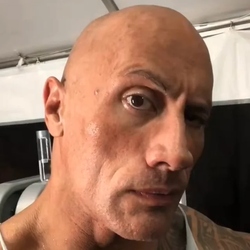
#> input picture myproj/partB/q5/secret_revealed.png, 250 x 250 px
$ python ascii_art.py secret_revealed.png
#> lines starting #> are read from the running program, lines starting #| are printed output that depends on the picture
from PIL import Image
import numpy as np

# Character ramps (dark → light)
# More characters = more detail levels
CHARSET_DETAILED = "$@B%8&WM#*oahkbdpqwmZO0QLCJUYXzcvunxrjft/\\|()1{}[]?-_+~<>i!lI;:,\"^`'. "
CHARSET_SIMPLE = "@%#*+=-:. "

def image_to_ascii(input_path, output_path, width=100):
#> called with input_path = 'secret_revealed.png', output_path = 'output_art.txt', width = 100
    img = Image.open(input_path)
#> img is the input picture: PIL image 250x250 RGB; mean R, G, B 152.9, 115, 95.2

    if img.mode not in ('RGB', 'L'):
        img = img.convert('RGB')

    w_in, h_in = img.size
#> w_in = 250; h_in = 250
    aspect_ratio = h_in / w_in
#> aspect_ratio = 1
    h_out = int(width * aspect_ratio * 0.55)  # 0.55 is a good approximation for terminal font aspect
#> h_out = 55

    img = img.resize((width, h_out))
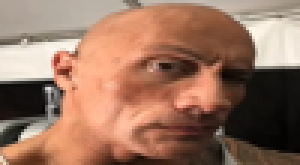
#> img: PIL image 100x55 RGB (shown 3 times larger); mean R, G, B 152.9, 115.1, 95.2

    gray = img.convert('L')
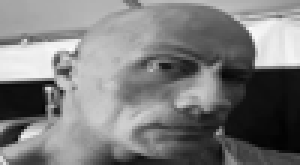
#> gray: PIL image 100x55 L (shown 3 times larger); min 2, max 251, mean 124.1
    # TODO: Implement rest of the function

if __name__ == "__main__":
    import argparse

    parser = argparse.ArgumentParser(description="Image to ASCII Art")
    parser.add_argument("image", nargs="?", default="input_meme.jpg", help="Input image")
    parser.add_argument("-o", "--output", default="output_art.txt", help="Output file")
    parser.add_argument("-w", "--width", type=int, default=100, help="Width in characters")
    args = parser.parse_args()

    result = image_to_ascii(args.image, args.output, args.width)
    print(result)
    print(f"\nSaved to {args.output}")
